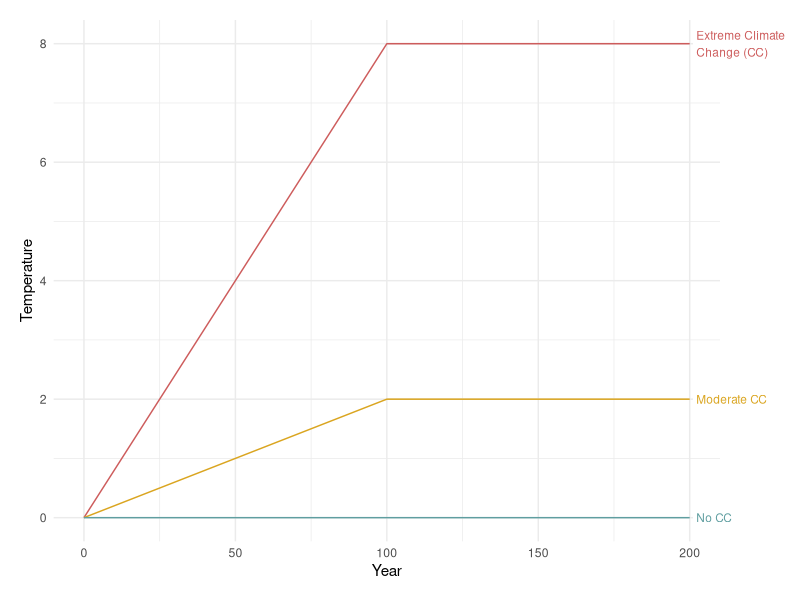
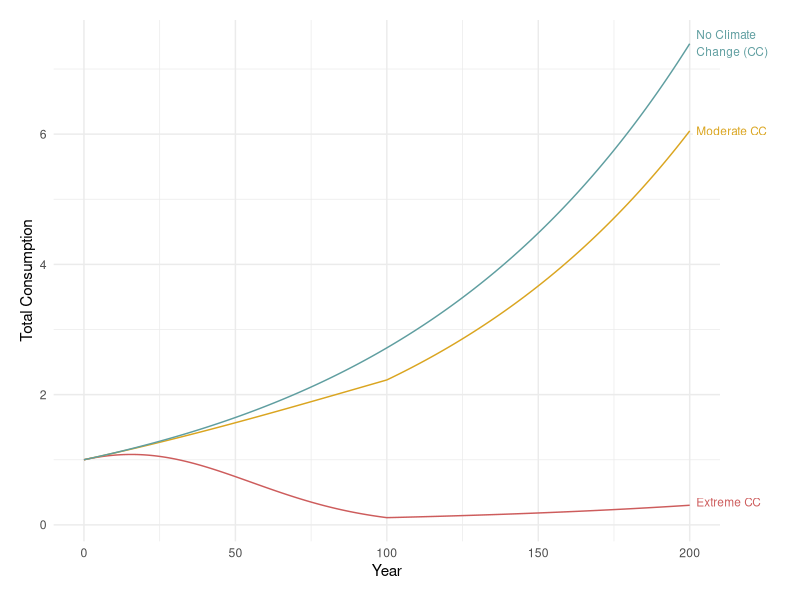
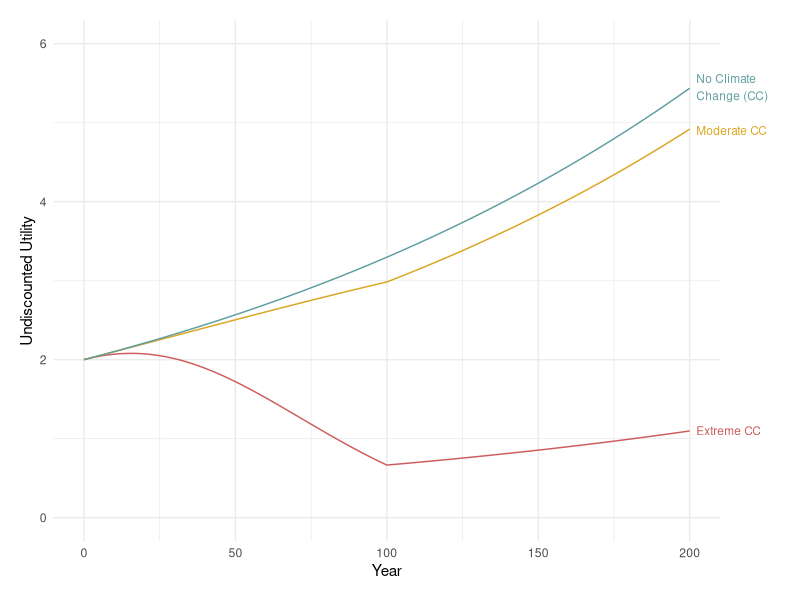

These charts were generated, in order, by the following R code:
## ---- chunk 1
knitr::opts_chunk$set(echo = TRUE,
                      message = FALSE,
                      warning = FALSE,
                      fig.height = 3.75)
## ---- chunk 2
library(tidyverse)
## ---- chunk 3
years <- data.frame(
  year = seq(from = 0, to = 200, by = 1))

# temperature function
temp_fun = function(t, T){
  temp = pmin(t*T/100,T)
  }

temp_time <- years %>% 
  mutate(none = temp_fun(t = year, T = 0),
         moderate = temp_fun(t = year, T = 2),
         extreme = temp_fun(t = year, T = 8)) %>% 
  pivot_longer(2:4,
               values_to = "temp",
               names_to = "climate_change")
## ---- chunk 4
ggplot(temp_time, aes(x = year,
                      y = temp,
                      color = climate_change)) +
  geom_line(show.legend = FALSE) + 
  scale_color_manual(values = c("indianred", "goldenrod", "cadetblue")) +
  theme_minimal() + 
  theme(plot.margin = unit(c(1, 4, 1, 1), "lines")) +
  coord_cartesian(clip = "off") +
  geom_label(x = 201, y = 8, size = 3, 
             hjust = 0, label.size = 0,
             label = "Extreme Climate \nChange (CC)",
             color = "indianred") +
  geom_label(x = 201, y = 2, size = 3, 
             hjust = 0, label.size = 0,
             label = "Moderate CC",
             color = "goldenrod") +
  geom_label(x = 201, y = 0, size = 3, 
             hjust = 0, label.size = 0,
             label = "No CC",
             color = "cadetblue") +
  labs(x = "Year",
       y = "Temperature",
       color = "Climate Change \nScenario")
## ---- chunk 5
# economic activity retained function
econ_fun <- function(temp, B = 0.05){
  econ = exp(-B*temp^2)
  }

econ_time <- temp_time %>% 
  mutate(econ = econ_fun(temp = temp))
 
# total consumption function
consum_fun <- function(econ, g = 0.01, t){
  consum = econ*exp(g*t)
  }  

consum_time <- econ_time %>% 
  mutate(consum = consum_fun(t = year, econ = econ))
## ---- chunk 6
ggplot(consum_time, aes(x = year,
                      y = consum,
                      color = climate_change)) +
  geom_line(show.legend = FALSE) + 
  scale_color_manual(values = c("indianred", "goldenrod", "cadetblue")) +
  theme_minimal() + 
  theme(plot.margin = unit(c(1, 4, 1, 1), "lines")) +
  coord_cartesian(clip = "off") +
  geom_label(x = 201, y = 0.35, size = 3, 
             hjust = 0, label.size = 0,
             label = "Extreme CC",
             color = "indianred") +
  geom_label(x = 201, y = 6.05, size = 3, 
             hjust = 0, label.size = 0,
             label = "Moderate CC",
             color = "goldenrod") +
  geom_label(x = 201, y = 7.4, size = 3, 
             hjust = 0, label.size = 0, 
             label = "No Climate \nChange (CC)",
             color = "cadetblue") +
  labs(x = "Year",
       y = "Total Consumption",
       color = "Climate Change \nScenario")
## ---- chunk 7
# society utility function
utility_fun <- function(C, n = 0.5){
  utility = ((C^(1-n))/(1-n))
  }

utility_time <- consum_time %>% 
  mutate(utility = utility_fun(C = consum))
## ---- chunk 8
ggplot(utility_time, aes(x = year,
                      y = utility,
                      color = climate_change)) +
  geom_line(show.legend = FALSE) + 
  scale_color_manual(values = c("indianred", "goldenrod", "cadetblue")) +
  theme_minimal() + 
  theme(plot.margin = unit(c(1, 4, 1, 1), "lines")) +
  coord_cartesian(clip = "off") +
  geom_label(x = 201, y = 1.1, size = 3, 
             hjust = 0, label.size = 0,
             label = "Extreme CC",
             color = "indianred") +
  geom_label(x = 201, y = 4.9, size = 3, 
             hjust = 0, label.size = 0, 
             label = "Moderate CC", 
             color = "goldenrod") +
  geom_label(x = 201, y = 5.45, size = 3, 
             hjust = 0, label.size = 0,
             label = "No Climate \nChange (CC)", 
             color = "cadetblue") +
  scale_y_continuous(limits = c(0, 6)) +
  labs(x = "Year",
       y = "Undiscounted Utility",
       color = "Climate Change \nScenario")
## ---- chunk 9
# discount rate function
disc_fun <- function(y = 0.005, n = 0.5, g = 0.01){
  disc = y + n*g
}

# T = 4.4
disc_4.4 <- years %>% 
  mutate(temp = temp_fun(t = year, T = 4.4),
         econ = econ_fun(temp = temp),
         consum = consum_fun(t = year, econ = econ),
         utility = utility_fun(C = consum),
         disc_utility = utility/((1 + disc_fun())^year))

# NPV under T = 4.4 
npv_4.4 <- sum(disc_4.4$disc_utility)
npv_4.4

# T = 0 
disc_0 <- years %>% 
  mutate(temp = temp_fun(t = year, T = 0),
         econ = econ_fun(temp = temp),
         consum = consum_fun(t = year, econ = econ),
         utility = utility_fun(C = consum),
         disc_utility = utility/((1 + disc_fun())^year))

# NPV under T = 0 
npv_0 <- sum(disc_0$disc_utility)
npv_0

# percent loss in PV from climate change (T = 4.4)
L <- ((npv_0 - npv_4.4)/npv_0)*100
L
## ---- chunk 10
sens_T <- years %>% 
  mutate(temp = temp_fun(t = year, T = 4.84),
         econ = econ_fun(temp = temp),
         consum = consum_fun(t = year, econ = econ),
         utility = utility_fun(C = consum),
         disc_utility = utility/((1 + disc_fun())^year))

npv_sens_T <- sum(sens_T$disc_utility)

L_sens_T <- ((npv_0 - npv_sens_T)/npv_0)*100
# L_sens_T = 25.7968

# change in L
# L_sens_T - L # = 3.6197 (difference)
# ((L_sens_T - L) / L) * 100 # = 16.3218 (percent change)

## ---- chunk 11
sens_g <- years %>% 
  mutate(temp = temp_fun(t = year, T = 4.4),
         econ = econ_fun(temp = temp),
         consum = consum_fun(t = year, econ = econ, g = 0.011),
         utility = utility_fun(C = consum),
         disc_utility = utility/((1 + disc_fun(g = 0.011))^year))

npv_sens_g <- sum(sens_g$disc_utility)

L_sens_g <- ((npv_0 - npv_sens_g)/npv_0)*100
# L_sens_g = 22.1482

# change in L
L_sens_g - L # = -0.0289 (difference)
# ((L_sens_g - L) / L) * 100 # = -0.1301 (percent change)
## ---- chunk 12
sens_n <- years %>% 
  mutate(temp = temp_fun(t = year, T = 4.4),
         econ = econ_fun(temp = temp),
         consum = consum_fun(t = year, econ = econ),
         utility = utility_fun(C = consum, n = 0.55),
         disc_utility = utility/((1 + disc_fun(n = 0.55))^year))

npv_sens_n <- sum(sens_n$disc_utility)

L_sens_n <- ((npv_0 - npv_sens_n)/npv_0)*100
# L_sens_n = 17.6627

# change in L 
# L_sens_n - L # = -4.5144 (difference)
# ((L_sens_n - L) / L) * 100 # = -20.3563 (percent change)
## ---- chunk 13
sens_b <- years %>% 
  mutate(temp = temp_fun(t = year, T = 4.4),
         econ = econ_fun(temp = temp, B = 0.055),
         consum = consum_fun(t = year, econ = econ),
         utility = utility_fun(C = consum),
         disc_utility = utility/((1 + disc_fun())^year))

npv_sens_b <- sum(sens_b$disc_utility)

L_sens_b <- ((npv_0 - npv_sens_b)/npv_0)*100
# L_sens_b = 23.9386

# change in L
# L_sens_b - L # = 1.7615 (difference)
# ((L_sens_b - L) / L) * 100 # = 7.9430 (percent change)
## ---- chunk 14
# Without discounting

U_4.4 <- sum(disc_4.4$utility)
U_0 <- sum(disc_0$utility)

theta = (U_4.4/U_0)^2
theta
## ---- chunk 15
# With discounting

U_4.4_disc <- sum(disc_4.4$disc_utility)
U_0_disc <- sum(disc_0$disc_utility)

theta_disc = (U_4.4_disc/U_0_disc)^2
theta_disc
## ---- chunk 16
# T = 2 (prob = 0.2)
d_2 <- years %>% 
  mutate(temp = temp_fun(t = year, T = 2),
         econ = econ_fun(temp = temp),
         consum = consum_fun(t = year, econ = econ),
         utility = utility_fun(C = consum),
         disc_utility = utility/((1 + disc_fun())^year))

U_2 <- sum(d_2$utility) # Without discounting
U_2_disc <- sum(d_2$disc_utility) # With discounting

# T = 4 (prob = 0.5)
d_4 <- years %>% 
  mutate(temp = temp_fun(t = year, T = 4),
         econ = econ_fun(temp = temp),
         consum = consum_fun(t = year, econ = econ),
         utility = utility_fun(C = consum),
         disc_utility = utility/((1 + disc_fun())^year))

U_4 <- sum(d_4$utility) # Without discounting
U_4_disc <- sum(d_4$disc_utility) # With discounting

# T = 6 (prob = 0.3)
d_6 <- years %>% 
  mutate(temp = temp_fun(t = year, T = 6),
         econ = econ_fun(temp = temp),
         consum = consum_fun(t = year, econ = econ),
         utility = utility_fun(C = consum),
         disc_utility = utility/((1 + disc_fun())^year))

U_6 <- sum(d_6$utility) # Without discounting
U_6_disc <- sum(d_6$disc_utility) # With discounting
## ---- chunk 17
# expected theta
U_exp <- U_2*0.2 + U_4*0.5 + U_6*0.3
theta_exp <- (U_exp/U_0)^2
theta_exp # without discounting

U_exp_disc <- U_2_disc*0.2 + U_4_disc*0.5 + U_6_disc*0.3
theta_exp_disc <- (U_exp_disc/U_0)^2
theta_exp_disc # with discounting
